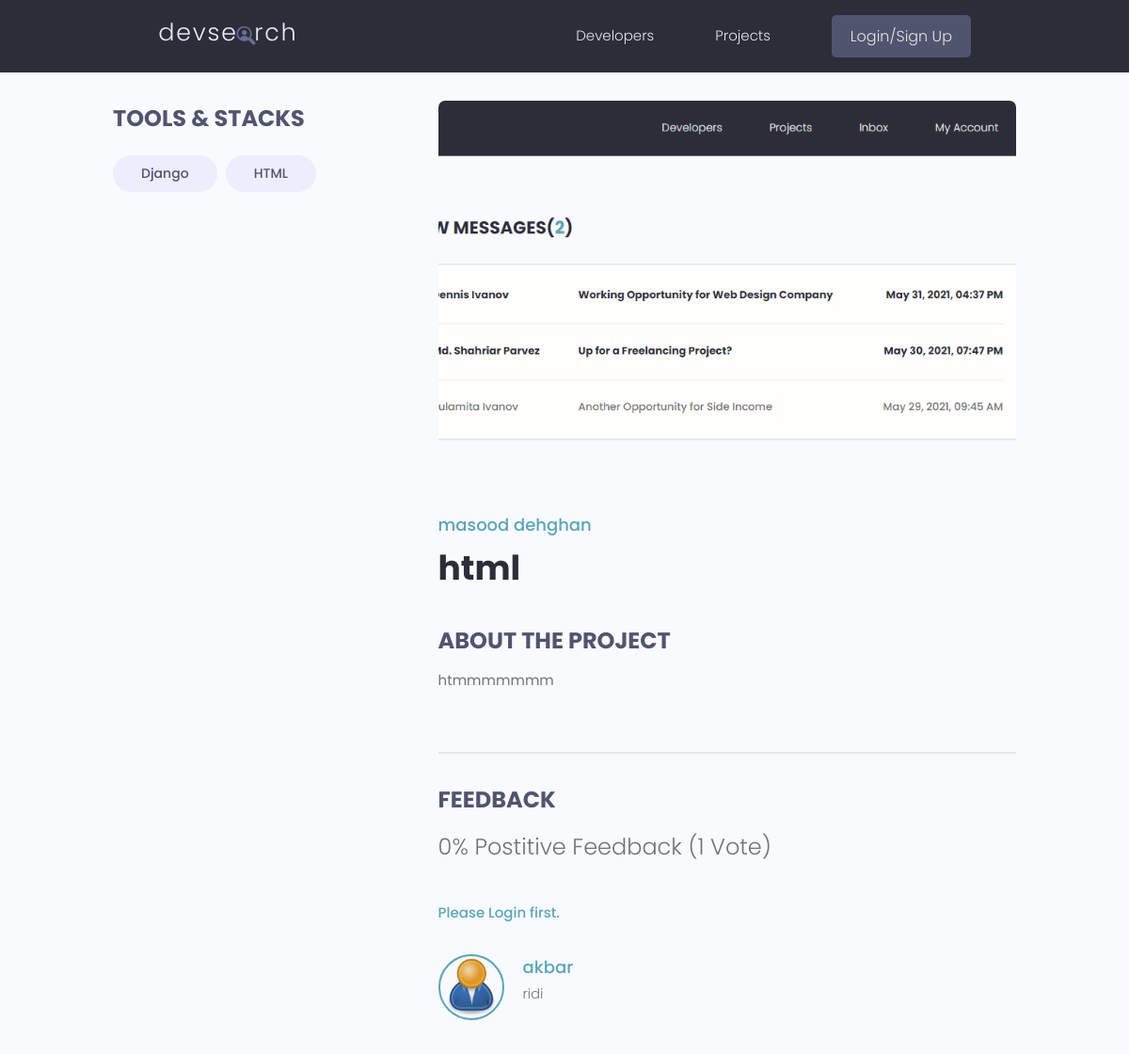
/projects/project/7284ed2a-d1e2-437c-a2c0-932764b02c40, run on the app's committed database.
### projects/models.py (models this page shows, shortened)
class Tag(models.Model):
    name = models.CharField(max_length=200)
    created = models.DateTimeField(auto_now_add=True)
    id = models.UUIDField(default=uuid.uuid4, unique=True, primary_key=True, editable=False)
    def __str__(self):
        return self.name

class Project(models.Model):
    title = models.CharField(max_length=200)
    description =  models.TextField(null=True, blank=True)
    demo_link = models.CharField(max_length=2000, null=True, blank=True)
    featured_image = models.ImageField(null=True, blank=True, default='default.jpg')
    source_link = models.CharField(max_length=2000, null=True, blank=True)
    tags = models.ManyToManyField('Tag', blank=True)
    vote_total = models.IntegerField(default=0, null=True, blank=True)
    vote_ratio = models.IntegerField(default=0, null=True, blank=True)
    owner = models.ForeignKey(Profile, on_delete=models.SET_NULL, null=True, blank=True)
    created = models.DateTimeField(auto_now_add=True)
    id = models.UUIDField(default=uuid.uuid4, unique=True, primary_key=True, editable=False)
    class Meta:
        ordering = ['-vote_ratio', '-vote_total', 'title']
    @property
    def reviewers(self):
        query_set = self.review_set.all().values_list('owner__id', flat=True)
        return query_set

class Review(models.Model):
    VOTE_TYPE = (
        ('up', 'up Vote'),
        ('down', 'down Vote')
    )
    owner = models.ForeignKey(Profile, on_delete=models.CASCADE, null=True)
    project = models.ForeignKey(Project, on_delete=models.CASCADE, )
    body = models.TextField(null=True, blank=True)
    value = models.CharField(max_length=200, choices=VOTE_TYPE)
    created = models.DateTimeField(auto_now_add=True)
    id = models.UUIDField(default=uuid.uuid4, unique=True, primary_key=True, editable=False)
    class Meta:
        unique_together = [['owner', 'project']]

### users/models.py (models this page shows, shortened)
class Profile(models.Model):
    user = models.OneToOneField(User, on_delete=models.CASCADE, null=True, blank=True)
    name = models.CharField(max_length=200, blank=True, null=True)
    email = models.EmailField(max_length=500, blank=True, null=True)
    username = models.CharField(max_length=200, blank=True, null=True)
    location = models.CharField(max_length=200, blank=True, null=True)
    short_intro = models.CharField(max_length=200, blank=True, null=True)
    bio = models.TextField(blank=True, null=True)
    profile_image = models.ImageField(null=True, blank=True, default='profiles/user-default.png', upload_to='profiles/')
    social_github = models.CharField(max_length=200, blank=True, null=True)
    social_linkedin = models.CharField(max_length=200, blank=True, null=True)
    social_youtube = models.CharField(max_length=200, blank=True, null=True)
    social_twitter = models.CharField(max_length=200, blank=True, null=True)
    social_website = models.CharField(max_length=200, blank=True, null=True)
    created = models.DateTimeField(auto_now_add=True)
    id = models.UUIDField(default=uuid.uuid4, unique=True, primary_key=True, editable=False)

### projects/views.py (the view, shortened to what this page needs)
# urls.py: path('project/<str:pk>', views.project, name='project'),
def project(request, pk):
  projectObj = Project.objects.get(id=pk)
  tags = projectObj.tags.all()
  form = ReviewForm()
  return render(request, 'projects/single-project.html', {'project':projectObj, 'tags':tags, 'form':form, 'reviewers':projectObj.reviewers})

### projects/templates/projects/single-project.html (shortened to what this page needs)
{%extends 'main.html' %}
{%block content%}
<main class="singleProject my-md">
    <div class="container">
      <div class="layout">
        <div class="column column--1of3">
          <h3 class="singleProject__subtitle">Tools & Stacks</h3>
          <div class="singleProject__toolStack">
            {% for tag in tags %}
            <span class="tag tag--pill tag--sub tag--lg">
              <small>{{tag}}</small>
            </span>
            {% endfor %}
          </div>
        </div>
        <div class="column column--2of3">
          <img loading='lazy' class="singleProject__preview" src="{{ project.featured_image.url }}" alt="portfolio thumbnail" />
          <a href="profile.html" class="singleProject__developer">{{project.owner.name}}</a>
          <h2 class="singleProject__title">{{project.title}}</h2>
          <h3 class="singleProject__subtitle">About the Project</h3>
          <div class="singleProject__info">
            {{project.description}}
            <br />
            <br />
          </div>
          <div class="comments">
            <h3 class="singleProject__subtitle">Feedback</h3>
            <h5 class="project--rating">
              {{project.vote_ratio}}% Postitive Feedback ({{project.vote_total}}
              Vote{{project.vote_total|pluralize:"s"}})
            </h5>
            {%if request.user.profile.id in reviewers %}
              <p>You have already submited your  review</p>
              {% elif request.user.profile == project.owner  %}
               <p>you cant review your own project</p>
              {% else %}
                <a href="{%url 'login'%}?next={{request.path}}">Please Login first.</a>
            {% endif %}
            <div class="commentList">
              {%for review in project.review_set.all %}
              {% if review.body %}
              <div class="comment">
                <a href="{%url 'user-profile' review.owner.id %}">
                  <img class="avatar avatar--md"
                    src="{{review.owner.profile_image.url}}" alt="user" />
                </a>
                <div class="comment__details">
                  <a href="{%url 'user-profile' review.owner.id %}" class="comment__author">{{review.owner.name}}</a>
                  <p class="comment__info">
                    {{review.body|linebreaksbr}}
                  </p>
                </div>
              </div>
              {% endif %}
              {% endfor %}
            </div>
          </div>
        </div>
      </div>
    </div>
  </main>
{%endblock content%}

### static/style/app.css (style rules this page uses)
:root { --color-sub: #2d2d39; }
img { width: 100%; }
.singleProject .column--1of3 { order: 2; }
@media screen and (min-width: 1081px) { .singleProject .column--1of3 { order: 1; } }
@media screen and (min-width: 1081px) { .singleProject .column--2of3 { order: 2; } }
.singleProject__toolStack { margin-top: 2rem; margin-bottom: 4rem; }
.singleProject__preview { height: 50vh; object-fit: cover; object-position: top center; margin-bottom: 3rem; border-radius: 0.7rem; }
.singleProject__developer { font-size: 1.8rem; font-weight: 500; }
.singleProject__title { font-size: 3.6rem; font-weight: 700; color: var(--color-sub); margin-bottom: 3rem; }
.project--rating { margin-bottom: 1.6em; margin-top: .5em; }
.singleProject__subtitle { text-transform: uppercase; font-size: 2.4rem; font-weight: 700; color: var(--color-sub-light); margin-bottom: 1rem; }
.comments { margin-top: 4rem; padding-top: 3rem; border-top: 2px solid var(--color-light); }
.commentList { margin: 3rem 0; }
.comment { display: flex; gap: 2rem; }
.comment__author { font-size: 1.8rem; }
.comment__info { font-size: 1.45rem; }

### static/uikit/styles/modules/_variables.css (style rules this page uses)
:root { --color-main: #5aa5b9; --color-main-light: #e6faff; --color-sub: #3f4156; --color-sub-light: #51546e; --color-sub-lighter: #ededfd; --color-text: #737373; --color-gray: #8b8b8b; --color-light: #e5e7eb; --color-light-gray: #767676; --color-bg: #f8fafd; --color-white: #fffefd; --color-white-light: #f3f3f3; --color-success: #359e64; --color-success-bg: #def8e8; --color-error: #fc4b0b; --color-error-bg: #fff2ee; --font-base: 'Poppins', arial, helvetica, 'Segoe UI', roboto, ubuntu, sans-serif; --font-monospace: 'Fira Code', 'Courier New', courier, monospace; --font-regular: 300; --font-medium: 500; --font-bold: 700; --generic-shadow: 1px 1px 5px #00000010; --generic-transition: all 0.3s ease-in-out; }

### static/uikit/styles/modules/_base.css (style rules this page uses)
* { margin: 0; padding: 0; box-sizing: border-box; text-rendering: optimizeLegibility; color: inherit; font-size: inherit; }
html { font-size: 50%; }
@media only screen and (min-width: 480px) { html { font-size: 56.25%; } }
@media only screen and (min-width: 1200px) { html { font-size: 62.5%; } }
body { line-height: 1.6; font-weight: 400; font-size: 1.5rem; color: var(--color-text); background-color: var(--color-bg); min-height: 100vh; }

### static/uikit/styles/modules/_typography.css (style rules this page uses)
* { font-family: var(--font-base); }
h2 { font-size: 3.6rem; font-weight: var(--font-bold); }
h3 { font-size: 3.2rem; font-weight: var(--font-medium); }
h5 { font-size: 2.4rem; font-weight: var(--font-medium); }
h5, h6 { font-weight: var(--font-regular); }
p, span, strong { font-size: 1.6rem; color: var(--color-text); font-weight: var(--font-regular); }
a { padding-bottom: 2px; text-decoration: none; display: inline-block; color: var(--color-main); font-weight: var(--font-medium); }

### static/uikit/styles/modules/_utilities.css (style rules this page uses)
.container { width: 92%; max-width: 165rem; margin: 0 auto; box-sizing: border-box; }
@media screen and (min-width: 1000px) { .container { width: 90%; } }
@media screen and (min-width: 1200px) { .container { width: 80%; } }
.my-md { margin: 3rem auto; }

### static/uikit/styles/modules/_avatar.css (style rules this page uses)
.avatar { border-radius: 50%; border: 2px solid var(--color-main); object-fit: cover; }
.avatar--md { height: 7rem; width: 7rem; }

### static/uikit/styles/modules/_tag.css (style rules this page uses)
.tag { display: inline-flex; align-items: center; background-color: var(--color-sub); height: -webkit-fit-content; height: -moz-fit-content; height: fit-content; width: -webkit-fit-content; width: -moz-fit-content; width: fit-content; border-radius: 0.5rem; padding: 0.5rem 1.5rem; font-size: 1.2rem; cursor: pointer; }
.tag:not(:last-child) { margin-right: 0.25rem; margin-bottom: 0.75rem; }
.tag > small { color: var(--color-white); }
.tag--pill { border-radius: 5rem; }
.tag--sub, .tag--sub > small { background: var(--color-sub-lighter); color: var(--color-sub-light); font-weight: 500; }
.tag--lg { padding: 0.8rem 3rem; font-size: 1.4rem; }
.tag--lg:not(:last-child) { margin-right: 0.5rem; margin-bottom: 1rem; }

### static/uikit/styles/modules/_layout.css (style rules this page uses)
.layout { display: flex; flex-flow: row wrap; justify-content: space-between; }
.layout > .column { margin-bottom: 3rem; }
.layout > .column.column--1of3 { flex-basis: 30%; }
.layout > .column.column--2of3 { flex-basis: 64%; }

### data on the page
Tag: name "Django"
Tag: name "HTML"
Project: featured_image (picture), owner.name "masood dehghan", title "html", description "htmmmmmmm", vote_ratio "0", vote_total "1"
Review: owner.profile_image (placeholder picture), owner.name "akbar", body "ridi"
